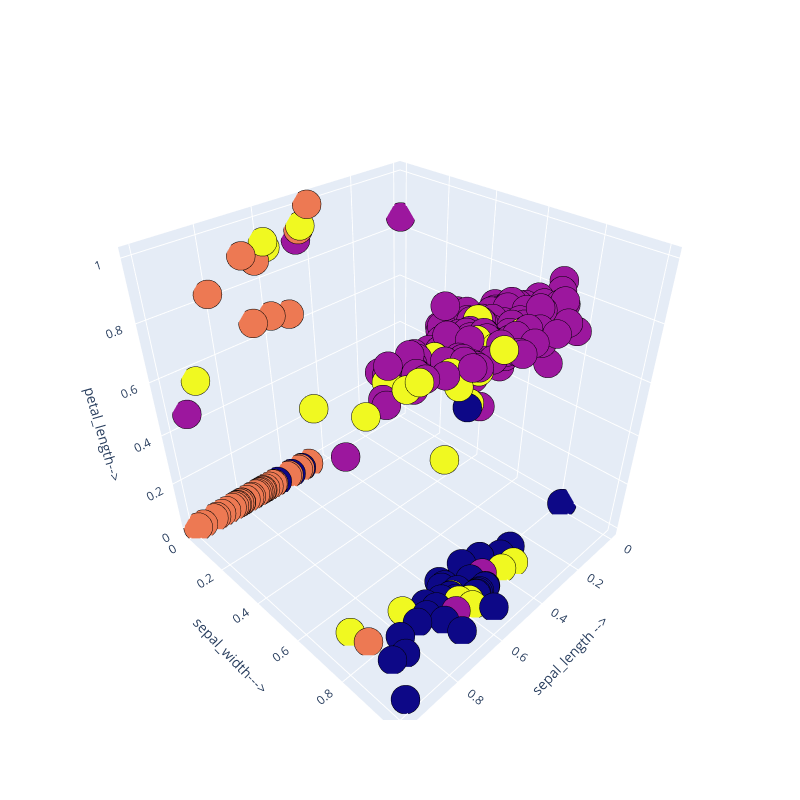

Write notebook code for a chart like this one.
### Code cell
# visualize the clusters
!pip install plotly==5.14.1
import plotly.graph_objects as go  #for 3D plot

## K-means using k = 4
kmeans = KMeans(n_clusters= 4)
kmeans.fit(df3)
y_kmeans = kmeans.predict(df3)

## 3D plot 
Scene = dict(xaxis = dict(title  = 'sepal_length -->'),yaxis = dict(title  = 'sepal_width--->'),zaxis = dict(title  = 'petal_length-->'))

labels = kmeans.labels_
trace = go.Scatter3d(x=df3[:, 0], y=df3[:, 1], z=df3[:, 2], mode='markers',marker=dict(color = labels, size= 10, line=dict(color= 'black',width = 10)))
layout = go.Layout(margin=dict(l=0,r=0),scene = Scene,height = 800,width = 800)
data = [trace]
fig = go.Figure(data = data, layout = layout)
fig.show()

### Figure 1 — Plotly figure (JSON) as saved in the notebook; plotly's stock layout.template omitted (floating-point values rounded to 4 significant figures; data arrays with more than 128 entries replaced by an {"elided": "..."} marker saying what was removed)
{"data": [{"marker": {"color": {"elided": "296 int values"}, "line": {"color": "black", "width": 10}, "size": 10}, "mode": "markers", "type": "scatter3d", "x": {"elided": "296 float values"}, "y": {"elided": "296 float values"}, "z": {"elided": "296 float values"}}], "layout": {"height": 800, "margin": {"l": 0, "r": 0}, "scene": {"xaxis": {"title": {"text": "sepal_length -->"}}, "yaxis": {"title": {"text": "sepal_width--->"}}, "zaxis": {"title": {"text": "petal_length-->"}}}, "width": 800}}
